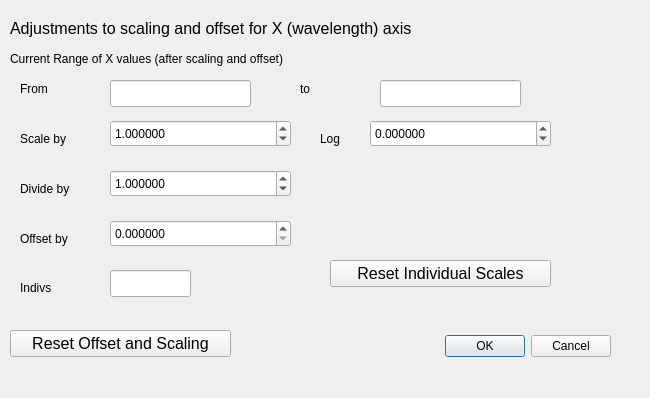
<?xml version="1.0" encoding="UTF-8"?>
<ui version="4.0">
 <class>xscaleoffdlg</class>
 <widget class="QDialog" name="xscaleoffdlg">
  <property name="geometry">
   <rect>
    <x>0</x>
    <y>0</y>
    <width>650</width>
    <height>398</height>
   </rect>
  </property>
  <property name="windowTitle">
   <string>X Scaling and Offsets</string>
  </property>
  <widget class="QDialogButtonBox" name="buttonBox">
   <property name="geometry">
    <rect>
     <x>390</x>
     <y>330</y>
     <width>221</width>
     <height>32</height>
    </rect>
   </property>
   <property name="orientation">
    <enum>Qt::Horizontal</enum>
   </property>
   <property name="standardButtons">
    <set>QDialogButtonBox::Cancel|QDialogButtonBox::Ok</set>
   </property>
  </widget>
  <widget class="QLineEdit" name="xmin">
   <property name="geometry">
    <rect>
     <x>110</x>
     <y>80</y>
     <width>141</width>
     <height>27</height>
    </rect>
   </property>
   <property name="toolTip">
    <string>Current minimum X</string>
   </property>
   <property name="readOnly">
    <bool>true</bool>
   </property>
  </widget>
  <widget class="QLineEdit" name="xmax">
   <property name="geometry">
    <rect>
     <x>380</x>
     <y>80</y>
     <width>141</width>
     <height>27</height>
    </rect>
   </property>
   <property name="toolTip">
    <string>Current maximum X</string>
   </property>
   <property name="readOnly">
    <bool>true</bool>
   </property>
  </widget>
  <widget class="QLabel" name="label_2">
   <property name="geometry">
    <rect>
     <x>300</x>
     <y>80</y>
     <width>31</width>
     <height>17</height>
    </rect>
   </property>
   <property name="text">
    <string>to</string>
   </property>
  </widget>
  <widget class="QDoubleSpinBox" name="xscale">
   <property name="geometry">
    <rect>
     <x>110</x>
     <y>120</y>
     <width>181</width>
     <height>27</height>
    </rect>
   </property>
   <property name="toolTip">
    <string>This is the scaling factor to be applied to the X values</string>
   </property>
   <property name="decimals">
    <number>6</number>
   </property>
   <property name="minimum">
    <double>0.000001000000000</double>
   </property>
   <property name="maximum">
    <double>1000000000.000000000000000</double>
   </property>
   <property name="value">
    <double>1.000000000000000</double>
   </property>
  </widget>
  <widget class="QLabel" name="label_5">
   <property name="geometry">
    <rect>
     <x>320</x>
     <y>130</y>
     <width>31</width>
     <height>17</height>
    </rect>
   </property>
   <property name="text">
    <string>Log</string>
   </property>
  </widget>
  <widget class="QDoubleSpinBox" name="xlogscale">
   <property name="geometry">
    <rect>
     <x>370</x>
     <y>120</y>
     <width>181</width>
     <height>27</height>
    </rect>
   </property>
   <property name="toolTip">
    <string>This is the base 10 log of the scaling factor to be applied to the X values.</string>
   </property>
   <property name="decimals">
    <number>6</number>
   </property>
   <property name="minimum">
    <double>-5.000000000000000</double>
   </property>
   <property name="maximum">
    <double>9.000000000000000</double>
   </property>
   <property name="singleStep">
    <double>0.010000000000000</double>
   </property>
  </widget>
  <widget class="QLabel" name="label">
   <property name="geometry">
    <rect>
     <x>20</x>
     <y>80</y>
     <width>62</width>
     <height>17</height>
    </rect>
   </property>
   <property name="text">
    <string>From</string>
   </property>
  </widget>
  <widget class="QDoubleSpinBox" name="xoffset">
   <property name="geometry">
    <rect>
     <x>110</x>
     <y>220</y>
     <width>181</width>
     <height>27</height>
    </rect>
   </property>
   <property name="toolTip">
    <string>&lt;!DOCTYPE HTML PUBLIC &quot;-//W3C//DTD HTML 4.0//EN&quot; &quot;http://www.w3.org/TR/REC-html40/strict.dtd&quot;&gt;
&lt;html&gt;&lt;head&gt;&lt;meta name=&quot;qrichtext&quot; content=&quot;1&quot; /&gt;&lt;style type=&quot;text/css&quot;&gt;
p, li { white-space: pre-wrap; }
&lt;/style&gt;&lt;/head&gt;&lt;body style=&quot; font-family:'Sans'; font-size:10pt; font-weight:400; font-style:normal;&quot;&gt;
&lt;p style=&quot; margin-top:0px; margin-bottom:0px; margin-left:0px; margin-right:0px; -qt-block-indent:0; text-indent:0px;&quot;&gt;This is the offset to be applied to the X values &lt;span style=&quot; font-weight:600;&quot;&gt;after&lt;/span&gt; scaling.&lt;/p&gt;&lt;/body&gt;&lt;/html&gt;</string>
   </property>
   <property name="decimals">
    <number>6</number>
   </property>
  </widget>
  <widget class="QPushButton" name="resetx">
   <property name="geometry">
    <rect>
     <x>10</x>
     <y>330</y>
     <width>221</width>
     <height>27</height>
    </rect>
   </property>
   <property name="font">
    <font>
     <pointsize>12</pointsize>
    </font>
   </property>
   <property name="toolTip">
    <string>Reset global X scale and offsets.</string>
   </property>
   <property name="text">
    <string>Reset Offset and Scaling</string>
   </property>
  </widget>
  <widget class="QLabel" name="label_4">
   <property name="geometry">
    <rect>
     <x>20</x>
     <y>130</y>
     <width>71</width>
     <height>17</height>
    </rect>
   </property>
   <property name="text">
    <string>Scale by</string>
   </property>
  </widget>
  <widget class="QLabel" name="label_6">
   <property name="geometry">
    <rect>
     <x>20</x>
     <y>230</y>
     <width>71</width>
     <height>17</height>
    </rect>
   </property>
   <property name="text">
    <string>Offset by</string>
   </property>
  </widget>
  <widget class="QLabel" name="label_3">
   <property name="geometry">
    <rect>
     <x>10</x>
     <y>20</y>
     <width>461</width>
     <height>17</height>
    </rect>
   </property>
   <property name="font">
    <font>
     <pointsize>12</pointsize>
    </font>
   </property>
   <property name="text">
    <string>Adjustments to scaling and offset for X (wavelength) axis</string>
   </property>
  </widget>
  <widget class="QLabel" name="label_7">
   <property name="geometry">
    <rect>
     <x>10</x>
     <y>50</y>
     <width>411</width>
     <height>17</height>
    </rect>
   </property>
   <property name="text">
    <string>Current Range of X values (after scaling and offset)</string>
   </property>
  </widget>
  <widget class="QDoubleSpinBox" name="xscalequot">
   <property name="geometry">
    <rect>
     <x>110</x>
     <y>170</y>
     <width>181</width>
     <height>27</height>
    </rect>
   </property>
   <property name="toolTip">
    <string>This is the scaling factor to be applied to the X values</string>
   </property>
   <property name="decimals">
    <number>6</number>
   </property>
   <property name="minimum">
    <double>0.000001000000000</double>
   </property>
   <property name="maximum">
    <double>1000000000.000000000000000</double>
   </property>
   <property name="value">
    <double>1.000000000000000</double>
   </property>
  </widget>
  <widget class="QLabel" name="label_8">
   <property name="geometry">
    <rect>
     <x>20</x>
     <y>180</y>
     <width>62</width>
     <height>17</height>
    </rect>
   </property>
   <property name="text">
    <string>Divide by</string>
   </property>
  </widget>
  <widget class="QPushButton" name="resetindivx">
   <property name="geometry">
    <rect>
     <x>330</x>
     <y>260</y>
     <width>221</width>
     <height>27</height>
    </rect>
   </property>
   <property name="font">
    <font>
     <pointsize>12</pointsize>
    </font>
   </property>
   <property name="toolTip">
    <string>&lt;!DOCTYPE HTML PUBLIC &quot;-//W3C//DTD HTML 4.0//EN&quot; &quot;http://www.w3.org/TR/REC-html40/strict.dtd&quot;&gt;
&lt;html&gt;&lt;head&gt;&lt;meta name=&quot;qrichtext&quot; content=&quot;1&quot; /&gt;&lt;style type=&quot;text/css&quot;&gt;
p, li { white-space: pre-wrap; }
&lt;/style&gt;&lt;/head&gt;&lt;body style=&quot; font-family:'Sans'; font-size:10pt; font-weight:400; font-style:normal;&quot;&gt;
&lt;p style=&quot; margin-top:0px; margin-bottom:0px; margin-left:0px; margin-right:0px; -qt-block-indent:0; text-indent:0px;&quot;&gt;Cancel any individual scales or offsets on X values.&lt;/p&gt;
&lt;p style=&quot; margin-top:0px; margin-bottom:0px; margin-left:0px; margin-right:0px; -qt-block-indent:0; text-indent:0px;&quot;&gt;&lt;span style=&quot; font-weight:600;&quot;&gt;Be careful&lt;/span&gt;&lt;/p&gt;&lt;/body&gt;&lt;/html&gt;</string>
   </property>
   <property name="text">
    <string>Reset Individual Scales</string>
   </property>
  </widget>
  <widget class="QLineEdit" name="xindivnum">
   <property name="geometry">
    <rect>
     <x>110</x>
     <y>270</y>
     <width>81</width>
     <height>27</height>
    </rect>
   </property>
   <property name="toolTip">
    <string>Number of X values with indiv scales</string>
   </property>
   <property name="readOnly">
    <bool>true</bool>
   </property>
  </widget>
  <widget class="QLabel" name="label_9">
   <property name="geometry">
    <rect>
     <x>20</x>
     <y>280</y>
     <width>62</width>
     <height>16</height>
    </rect>
   </property>
   <property name="text">
    <string>Indivs</string>
   </property>
  </widget>
 </widget>
 <tabstops>
  <tabstop>xmin</tabstop>
  <tabstop>xmax</tabstop>
  <tabstop>xscale</tabstop>
  <tabstop>xlogscale</tabstop>
  <tabstop>xscalequot</tabstop>
  <tabstop>xoffset</tabstop>
  <tabstop>resetx</tabstop>
  <tabstop>xindivnum</tabstop>
  <tabstop>resetindivx</tabstop>
  <tabstop>buttonBox</tabstop>
 </tabstops>
 <resources/>
 <connections>
  <connection>
   <sender>buttonBox</sender>
   <signal>accepted()</signal>
   <receiver>xscaleoffdlg</receiver>
   <slot>accept()</slot>
   <hints>
    <hint type="sourcelabel">
     <x>248</x>
     <y>254</y>
    </hint>
    <hint type="destinationlabel">
     <x>157</x>
     <y>274</y>
    </hint>
   </hints>
  </connection>
  <connection>
   <sender>buttonBox</sender>
   <signal>rejected()</signal>
   <receiver>xscaleoffdlg</receiver>
   <slot>reject()</slot>
   <hints>
    <hint type="sourcelabel">
     <x>316</x>
     <y>260</y>
    </hint>
    <hint type="destinationlabel">
     <x>286</x>
     <y>274</y>
    </hint>
   </hints>
  </connection>
 </connections>
</ui>
